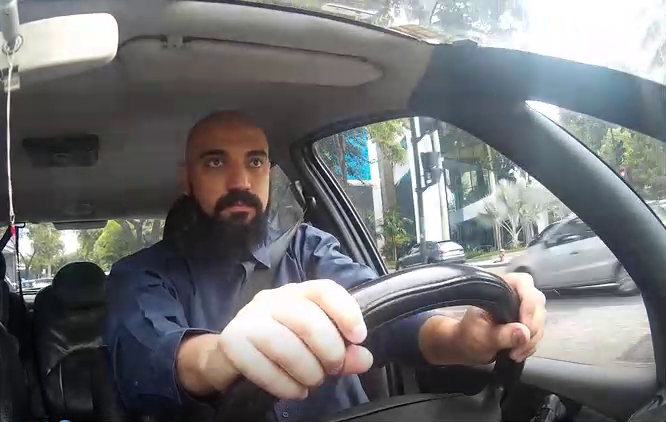
#> input picture frame 16 of Media2.mp4, 666 x 422 px
$ python face_detection_eye_Detector_Sono.py   (Python 2 division)
#> lines starting #> are read from the running program, lines starting #| are printed output that depends on the picture; after the words box and inside, x2 and y2 are one past the last pixel; in counts of white or black regions, pixels touching at a corner belong together
import numpy as np
import cv2
import thread, winsound

face_cascade = cv2.CascadeClassifier('haarcascade_frontalface_default.xml')
eye_cascade = cv2.CascadeClassifier('haarcascade_eye.xml')

def beep():
  for i in xrange(4):
    winsound.Beep(1500, 250)

cam = cv2.VideoCapture("Media2.mp4")
count = 0
iters = 0
while(True):
      ret, cur = cam.read()
#> cur is the input picture: shape (422, 666, 3); mean B, G, R 115.6, 114.3, 114.1
      gray = cv2.cvtColor(cur, cv2.COLOR_BGR2GRAY)
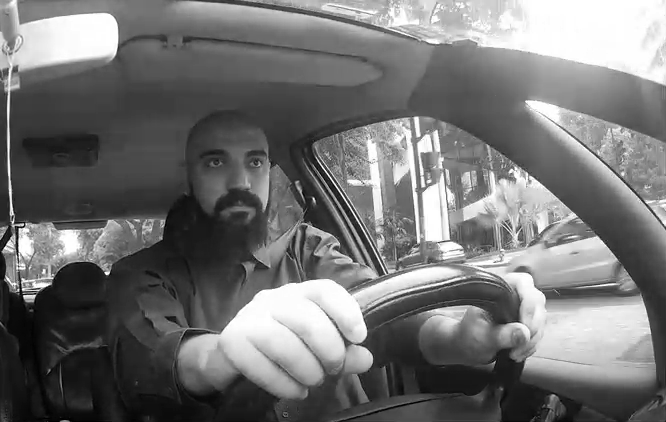
#> gray: shape (422, 666); min 0, max 255, mean 114.3
      faces = face_cascade.detectMultiScale(gray,scaleFactor = 1.1, minNeighbors=1, minSize=(10,10))#detecta Face
#> faces = [[181, 120, 113, 113]]
      for (x,y,w,h) in faces:
      	#cv2.rectangle(cur,(x,y),(x+w,y+h),(255,0,0),2)
        roi_gray = gray[y:y+h,x:x+w]
        roi_color = cur[y:y+h,x:x+w]
        eyes = eye_cascade.detectMultiScale(roi_gray)#Detecta Olhos
        if len(eyes) == 0:
          print "Olhos Fechados"
        else:
          print "Olhos Abertos"
        count += len(eyes)#Contador  de piscadas
        iters += 1
        if iters == 5:#calibragem para  disparar  o alarme
          iters = 0
          if count == 0:
            print "Sono Detectedo!!! ------ Pare ! -  Stop !"
            thread.start_new_thread(beep,())
          count = 0
        for (ex,ey,ew,eh) in eyes:
        	cv2.rectangle(roi_color,(ex,ey),(ex+ew,ey+eh), (0,255,0),2)
#> this loop made 1 pass
#> (x, y, w, h, eyes) on pass 1: (181, 120, 113, 113, [[17, 25, 32, 32], [61, 30, 26, 26]])
#| Olhos Abertos
#> pass 1, `roi_gray = gray[y:y+h,x:x+w]`:
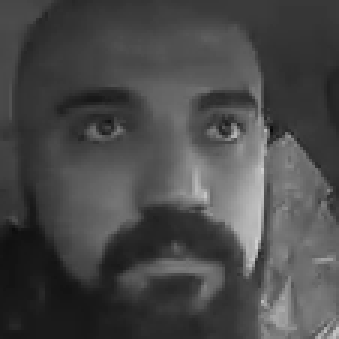
#> roi_gray: shape (113, 113) (shown 3 times larger); min 9, max 209, mean 72.8
#> pass 1, `roi_color = cur[y:y+h,x:x+w]`:
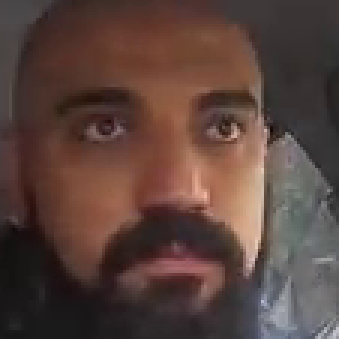
#> roi_color: shape (113, 113, 3) (shown 3 times larger); mean B, G, R 60.5, 66.8, 89.4
#> after the loop:
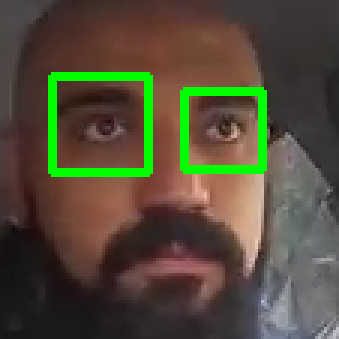
#> roi_color: shape (113, 113, 3) (shown 3 times larger); 5.39% of pixels changed, all inside (x1, y1, x2, y2) = (16, 24, 89, 59)
#> after the loop, count = 2; iters = 1
      cv2.imshow('Detecta', cur)
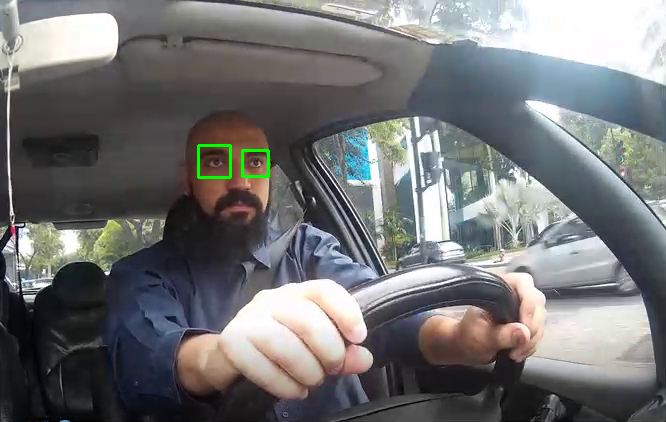
#> window 'Detecta': shape (422, 666, 3); mean B, G, R 115.5, 114.7, 113.8
      if cv2.waitKey(1) & 0xFF == ord('q'):
#> (key q is pressed here)
        cv2.destroyAllWindows()
        break

$ run again, starting later in the video
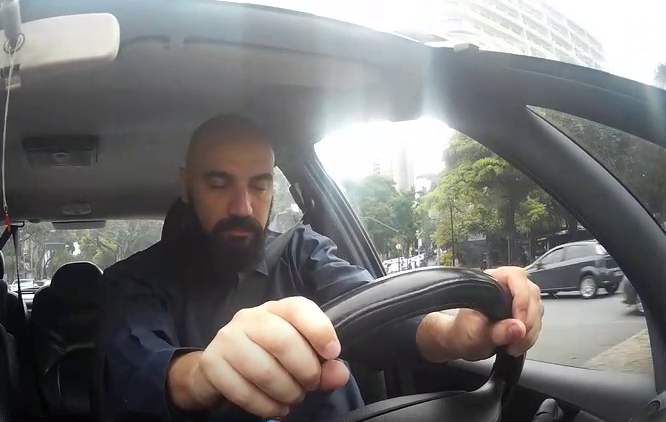
#> input picture frame 75 of Media2.mp4, 666 x 422 px
#> cur is the input picture: shape (422, 666, 3); mean B, G, R 115.4, 116.3, 117.2
#> faces = [[188, 145, 102, 102]]
#> the loop `for (x,y,w,h) in faces:` made 1 pass
#> (x, y, w, h, eyes) on pass 1: (188, 145, 102, 102, [[14, 18, 32, 32]])
#> (printed output is left out)
#> after the loop `for (x,y,w,h) in faces:`:
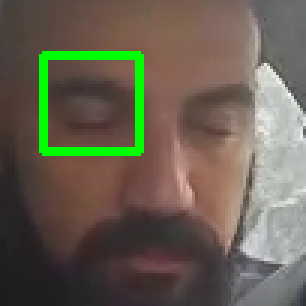
#> roi_color: shape (102, 102, 3) (shown 3 times larger); mean B, G, R 81.8, 96.7, 104
#> after the loop `for (x,y,w,h) in faces:`: count = 1
#> `cv2.imshow('Detecta', cur)`:
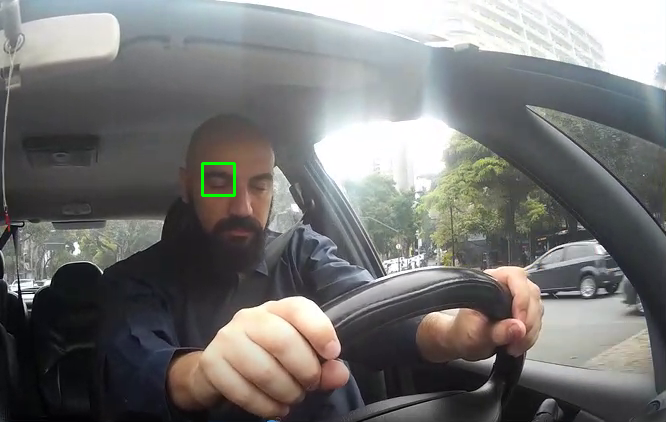
#> window 'Detecta': shape (422, 666, 3); mean B, G, R 115.3, 116.5, 117
